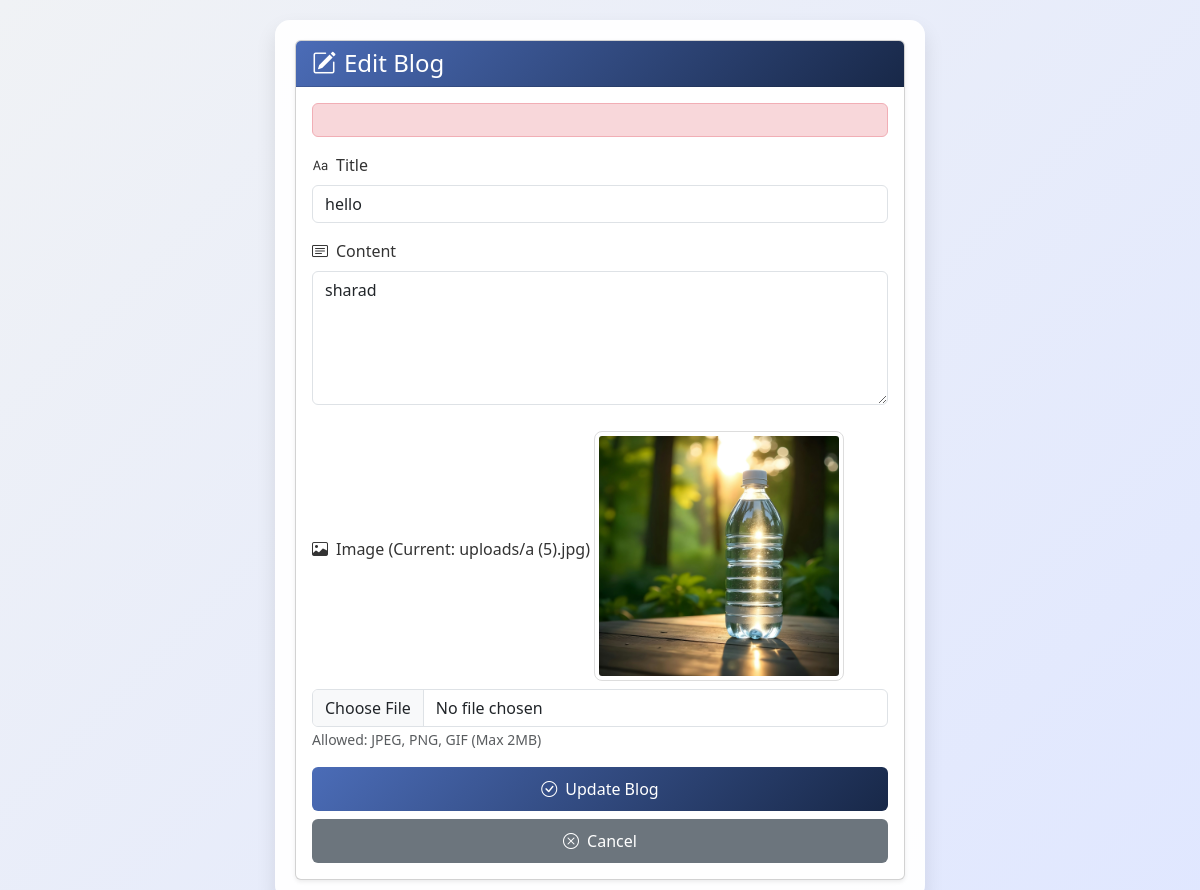
The app's page /admin/edit_blog.php?id=7 (signed in) with its own data.
### tables this page shows
CREATE TABLE `blogs` (
  `id` int(11) NOT NULL,
  `title` varchar(255) NOT NULL,
  `content` text NOT NULL,
  `image` varchar(255) NOT NULL,
  `views` int(11) DEFAULT 0,
  `author` varchar(100) DEFAULT 'admin',
  `created_at` date NOT NULL
);

### admin/edit_blog.php (the view, shortened to what this page needs)
<?php
include '../include/db_connect.php';
$id = $_GET['id'];
$stmt = $pdo->prepare("SELECT * FROM blogs WHERE id = ?");
$stmt->execute([$id]);
$blog = $stmt->fetch(PDO::FETCH_ASSOC);
$error = '';
?>
<!DOCTYPE html>
<html lang="en">
<head>
    <link href="https://cdn.jsdelivr.net/npm/bootstrap@5.3.3/dist/css/bootstrap.min.css" rel="stylesheet">
    <link href="https://cdn.jsdelivr.net/npm/bootstrap-icons@1.11.3/font/bootstrap-icons.css" rel="stylesheet">
</head>
<body>
    <div class="container form-container">
        <div class="card shadow-sm">
            <div class="card-header">
                <h4 class="text-white mb-0"><i class="bi bi-pencil-square me-2"></i>Edit Blog</h4>
            </div>
            <div class="card-body">
                <?php if (isset($error)): ?>
                    <div class="alert alert-<?php echo strpos($error, 'successfully') !== false ? 'success' : 'danger'; ?>" role="alert">
                    </div>
                <?php endif; ?>
                <form method="POST" enctype="multipart/form-data">
                    <div class="mb-3">
                        <label for="title" class="form-label"><i class="bi bi-type me-2"></i>Title</label>
                        <input type="text" name="title" id="title" class="form-control" value="<?php echo htmlspecialchars($blog['title']); ?>" required>
                    </div>
                    <div class="mb-3">
                        <label for="content" class="form-label"><i class="bi bi-card-text me-2"></i>Content</label>
                        <textarea name="content" id="content" class="form-control" rows="5" required><?php echo htmlspecialchars($blog['content']); ?></textarea>
                    </div>
                    <div class="mb-3">
                        <label for="image" class="form-label"><i class="bi bi-image me-2"></i>Image (Current: <?php echo htmlspecialchars($blog['image']); ?>)</label>
                        <?php if ($blog['image'] && file_exists('../' . $blog['image'])): ?>
                            <img src="../<?php echo htmlspecialchars($blog['image']); ?>" alt="Current Image" class="preview-img img-thumbnail">
                        <?php endif; ?>
                        <input type="file" name="image" id="image" class="form-control mt-2" accept="image/jpeg,image/png,image/gif">
                        <small class="text-muted">Allowed: JPEG, PNG, GIF (Max 2MB)</small>
                    </div>
                    <div class="d-grid gap-2">
                        <button type="submit" name="edit" class="btn btn-primary"><i class="bi bi-check-circle me-2"></i>Update Blog</button>
                        <a href="manage_blogs.php" class="btn btn-secondary"><i class="bi bi-x-circle me-2"></i>Cancel</a>
                    </div>
                </form>
            </div>
        </div>
    </div>
</body>
</html>

### admin/edit_blog.php (style rules this page uses)
body { background: linear-gradient(135deg, #f0f2f5 0%, #e0e7ff 100%); min-height: 100vh; display: flex; align-items: center; justify-content: center; }
.form-container { max-width: 650px; width: 100%; margin: 20px auto; background: rgba(255, 255, 255, 0.95); border-radius: 15px; box-shadow: 0 10px 20px rgba(0, 0, 0, 0.1); padding: 20px; transition: transform 0.3s ease; }
.card-header { background: linear-gradient(135deg, #4b6cb7 0%, #182848 100%); border-radius: 10px 10px 0 0; }
.form-label { font-weight: 500; color: #333; }
.preview-img { max-width: 250px; margin-top: 10px; border-radius: 8px; border: 1px solid #ddd; transition: transform 0.3s ease; }
.btn-primary { background: linear-gradient(135deg, #4b6cb7 0%, #182848 100%); border: none; padding: 10px 20px; transition: all 0.3s ease; }
.btn-secondary { background: #6c757d; border: none; padding: 10px 20px; transition: all 0.3s ease; }

### records on screen
blogs: title "hello", content "sharad", image "uploads/a (5).jpg", image (picture)
